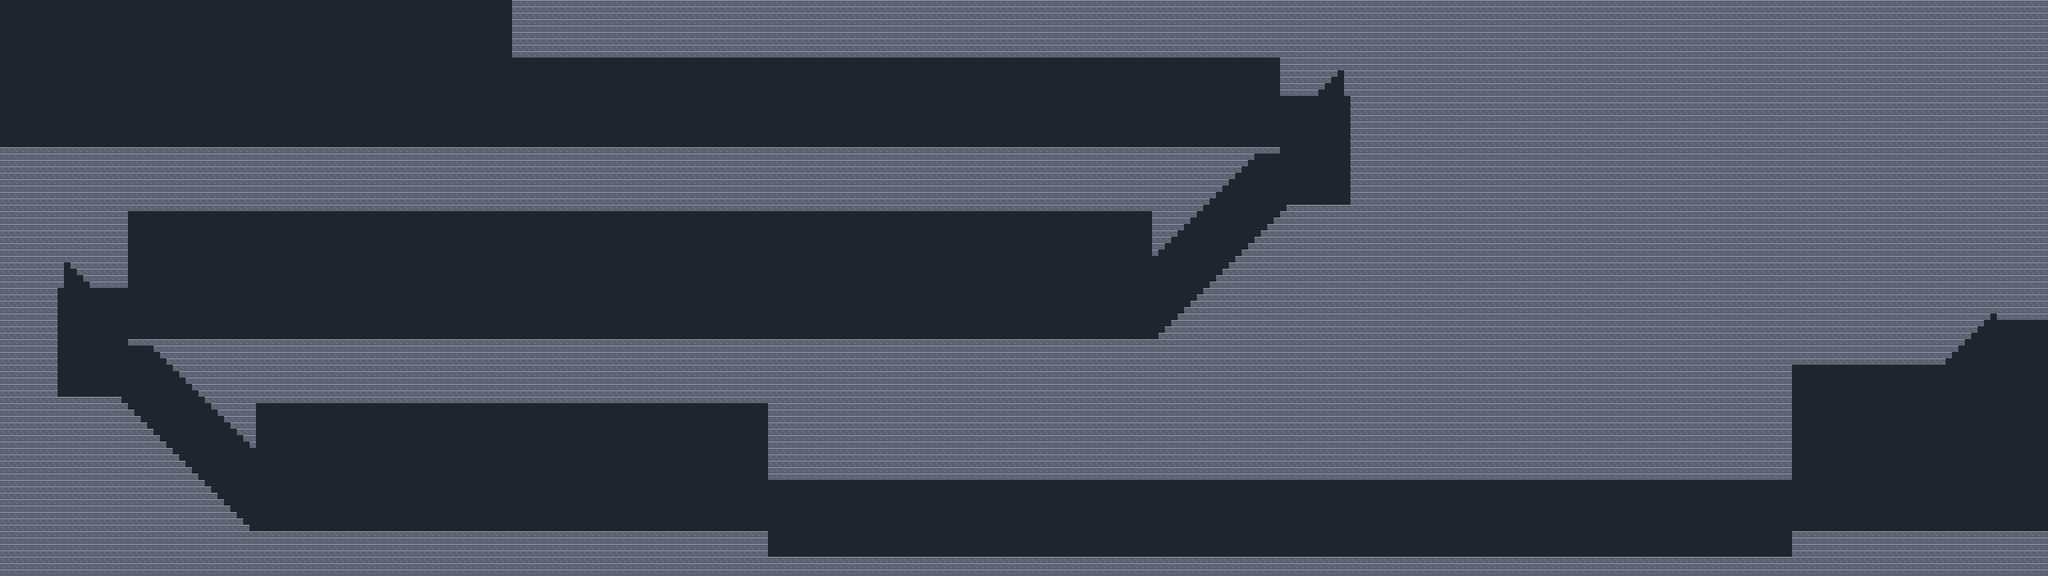

A level layout from a 2D game, rendered from its tile map. Below: a short description, then the map file with tile-grid data replaced by summaries:
An orthogonal 320x90 tile map with 8x8 px tiles, 1 tile layer (terrain) and 115 objects (54x bones, 30x props, 8x lamps, 5x signs, 3x secrets, ...).

<map version="1.8" tiledversion="1.8.2" orientation="orthogonal" renderorder="right-down" width="320" height="90" tilewidth="8" tileheight="8" infinite="0" backgroundcolor="#20242c" nextlayerid="16" nextobjectid="116">
 <editorsettings>
  <export target="../riverwalk/level/tiled/metro_sketch.lua" format="lua" />
 </editorsettings>
 <properties>
  <property name="bikes" value="{}" />
  <property name="movers" value="{}" />
  <property name="intro" value="{ &quot;LEVEL 5&quot;, &quot;METRO&quot;, &quot;THE BALL BOUNCED DOWN INTO THE METRO!&quot;, &quot;RIDE IT DOWN!&quot; }" />
  <property name="name" value="METRO" />
  <property name="number" type="int" value="5" />
  <property name="scenery" value="greybox" />
  <property name="time" type="int" value="400" />
  <property name="title" value="Pepper: Metro (paper map)" />
 </properties>
 <tileset firstgid="1" name="terrain" tilewidth="8" tileheight="8" tilecount="4" columns="4">
  <image source="terrain.png" width="32" height="8" />
  <tile id="0">
   <properties>
    <property name="char" value="#" />
    <property name="what" value="solid" />
   </properties>
  </tile>
  <tile id="1">
   <properties>
    <property name="char" value="~" />
    <property name="what" value="water" />
   </properties>
  </tile>
  <tile id="2">
   <properties>
    <property name="char" value="/" />
    <property name="what" value="slope up to the right" />
   </properties>
  </tile>
  <tile id="3">
   <properties>
    <property name="char" value="\" />
    <property name="what" value="slope down to the right" />
   </properties>
  </tile>
 </tileset>
 <layer id="1" name="terrain" width="320" height="90">
  <data>[28800 cells, 16524 non-empty, 1 distinct tile ids]</data>
 </layer>
 <objectgroup id="2" name="props" color="#ffa040" draworder="index">
  <object id="1" name="KRISTALLVERTIKAL" type="props" x="220" y="8" width="16" height="176">
   <properties>
    <property name="kind" value="decor" />
    <property name="layer" value="back" />
    <property name="label" value="top" />
   </properties>
  </object>
  <object id="2" name="ENTRANCE" type="props" x="480" y="96" width="160" height="88">
   <properties>
    <property name="kind" value="decor" />
    <property name="layer" value="back" />
    <property name="label" value="top" />
   </properties>
  </object>
  <object id="3" name="BENCH" type="props" x="320" y="160" width="48" height="6">
   <properties>
    <property name="kind" value="solid" />
    <property name="layer" value="play" />
    <property name="label" value="below" />
   </properties>
  </object>
  <object id="4" name="PRESSBYRAN" type="props" x="720" y="148" width="56" height="36">
   <properties>
    <property name="kind" value="solid" />
    <property name="layer" value="play" />
    <property name="label" value="top" />
   </properties>
  </object>
  <object id="5" name="BOOTH" type="props" x="880" y="120" width="56" height="64">
   <properties>
    <property name="kind" value="decor" />
    <property name="layer" value="back" />
    <property name="label" value="top" />
   </properties>
  </object>
  <object id="6" name="GATE PILLAR" type="props" x="1000" y="120" width="8" height="64">
   <properties>
    <property name="kind" value="solid" />
    <property name="layer" value="play" />
   </properties>
  </object>
  <object id="7" name="TICKET MACHINE" type="props" x="1048" y="148" width="32" height="36">
   <properties>
    <property name="kind" value="solid" />
    <property name="layer" value="play" />
    <property name="label" value="top" />
   </properties>
  </object>
  <object id="8" name="BANNER" type="props" x="1088" y="112" width="80" height="6">
   <properties>
    <property name="kind" value="oneway" />
    <property name="layer" value="play" />
    <property name="label" value="below" />
   </properties>
  </object>
  <object id="9" type="props" x="1216" y="96" width="64" height="6">
   <properties>
    <property name="name" value="" />
    <property name="kind" value="oneway" />
    <property name="layer" value="play" />
   </properties>
  </object>
  <object id="10" name="CLOCK" type="props" x="1328" y="80" width="64" height="6">
   <properties>
    <property name="kind" value="oneway" />
    <property name="layer" value="play" />
    <property name="label" value="top" />
   </properties>
  </object>
  <object id="11" type="props" x="1440" y="104" width="64" height="6">
   <properties>
    <property name="name" value="" />
    <property name="kind" value="oneway" />
    <property name="layer" value="play" />
   </properties>
  </object>
  <object id="12" name="LANDING" type="props" x="1600" y="120" width="8" height="64">
   <properties>
    <property name="kind" value="solid" />
    <property name="layer" value="play" />
    <property name="label" value="top" />
   </properties>
  </object>
  <object id="13" name="PILLAR" type="props" x="1400" y="392" width="24" height="32">
   <properties>
    <property name="kind" value="solid" />
    <property name="layer" value="play" />
    <property name="label" value="top" />
   </properties>
  </object>
  <object id="14" name="SHELF" type="props" x="1312" y="352" width="56" height="6">
   <properties>
    <property name="kind" value="oneway" />
    <property name="layer" value="play" />
    <property name="label" value="top" />
   </properties>
  </object>
  <object id="15" type="props" x="1208" y="336" width="56" height="6">
   <properties>
    <property name="name" value="" />
    <property name="kind" value="oneway" />
    <property name="layer" value="play" />
   </properties>
  </object>
  <object id="16" type="props" x="1104" y="352" width="56" height="6">
   <properties>
    <property name="name" value="" />
    <property name="kind" value="oneway" />
    <property name="layer" value="play" />
   </properties>
  </object>
  <object id="17" name="DUCT" type="props" x="1024" y="296" width="32" height="40">
   <properties>
    <property name="kind" value="solid" />
    <property name="layer" value="play" />
    <property name="label" value="top" />
   </properties>
  </object>
  <object id="18" type="props" x="960" y="336" width="56" height="6">
   <properties>
    <property name="name" value="" />
    <property name="kind" value="oneway" />
    <property name="layer" value="play" />
   </properties>
  </object>
  </objectgroup>
 <objectgroup id="3" name="zones" color="#ff4060" draworder="index">
  <!-- 3 objects omitted --></objectgroup>
 <objectgroup id="4" name="movers" color="#40c0ff" draworder="index">
 </objectgroup>
 <objectgroup id="5" name="critters" color="#c060ff" draworder="index">
 </objectgroup>
 <objectgroup id="6" name="lamps" color="#ffe040" draworder="index">
  <!-- 8 objects omitted --></objectgroup>
 <objectgroup id="7" name="bones" color="#ffffff" draworder="index">
  <!-- 54 objects omitted --></objectgroup>
 <objectgroup id="8" name="story" color="#40ff80" draworder="index">
  <!-- 3 objects omitted --></objectgroup>
 <objectgroup id="9" name="doors" color="#a0a0a0" draworder="index">
  <!-- 2 objects omitted --></objectgroup>
 <objectgroup id="10" name="escalators" color="#a0a0a0" draworder="index">
  <!-- 3 objects omitted --></objectgroup>
 <objectgroup id="11" name="gates" color="#a0a0a0" draworder="index">
  <!-- 2 objects omitted --></objectgroup>
 <objectgroup id="12" name="hazards" color="#a0a0a0" draworder="index">
  <!-- 2 objects omitted --></objectgroup>
 <objectgroup id="13" name="signs" color="#a0a0a0" draworder="index">
  <!-- 5 objects omitted --></objectgroup>
 <objectgroup id="14" name="wagon" color="#a0a0a0" draworder="index">
  <!-- 1 objects omitted --></objectgroup>
 <objectgroup id="15" name="walkways" color="#a0a0a0" draworder="index">
  <!-- 2 objects omitted --></objectgroup>
</map>
<!-- 97 of 115 objects omitted -->
